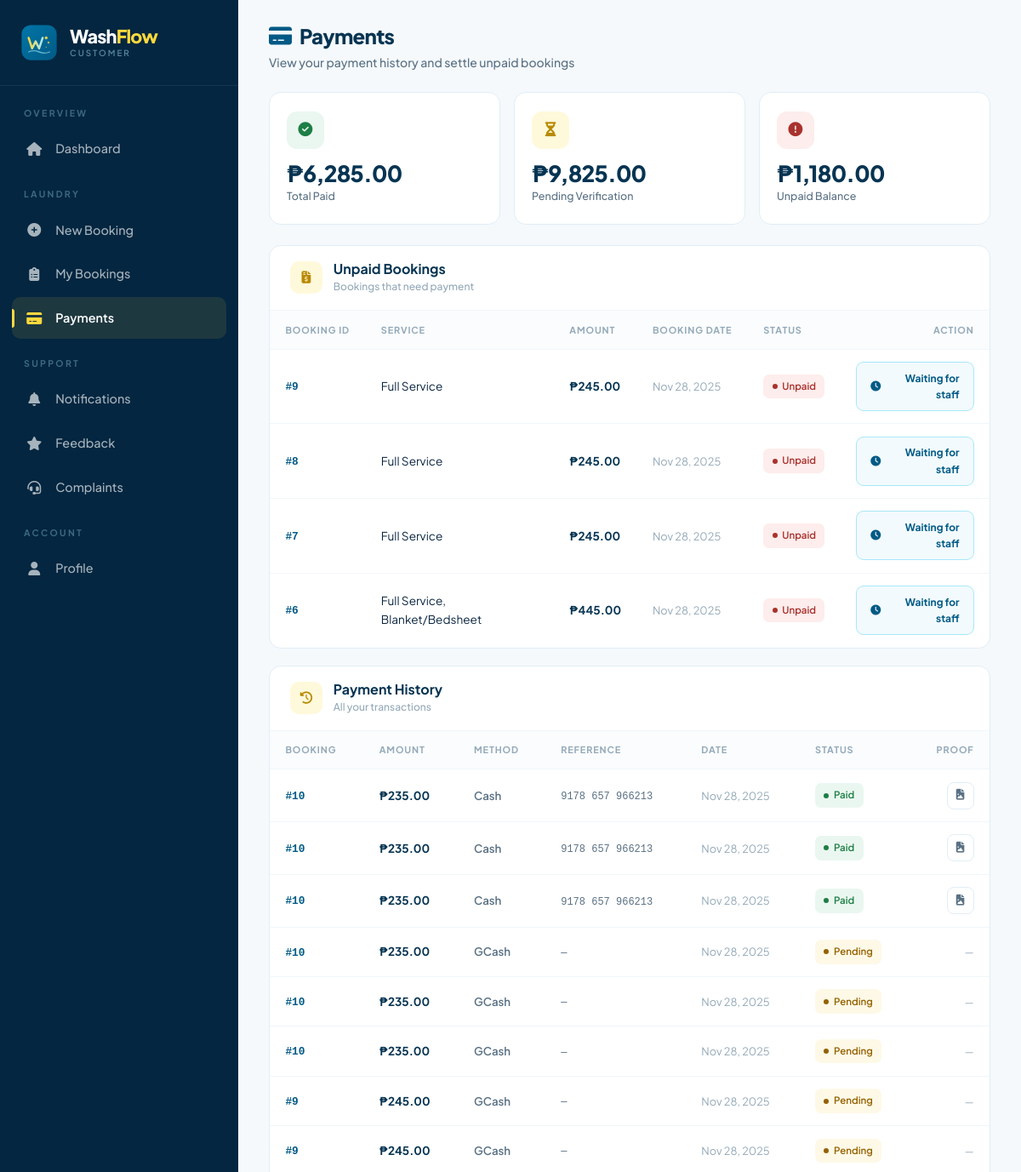
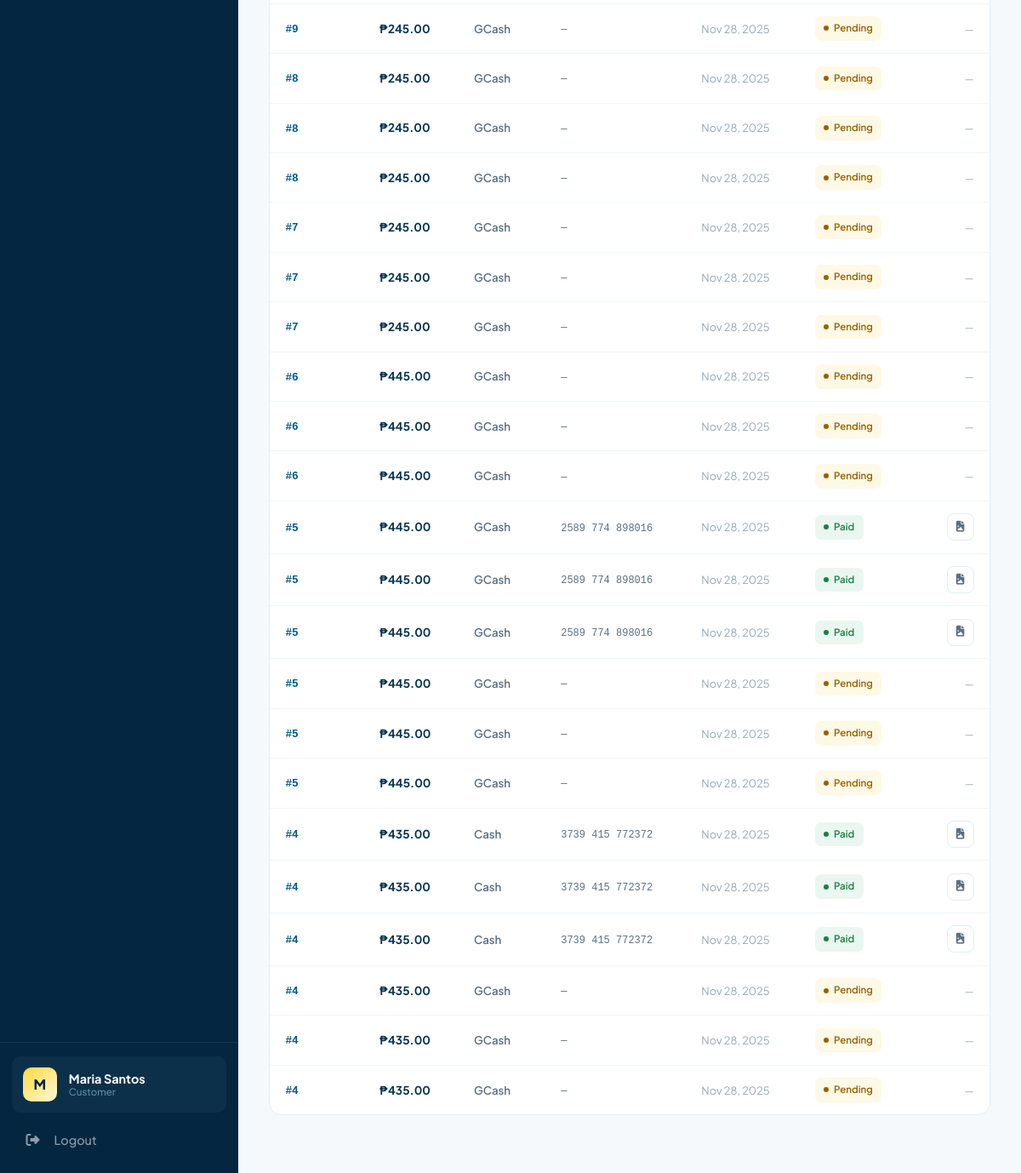
Screenshot of /payments.php (signed in) with the database file from the repository (2 pictures, top to bottom).
### tables this page shows
CREATE TABLE `booking_online` (
  `id` int(11) NOT NULL,
  `customer_id` int(11) NOT NULL,
  `admin_id` int(11) DEFAULT NULL,
  `schedule_id` int(11) DEFAULT NULL,
  `customer_name` varchar(100) NOT NULL,
  `contact_number` varchar(20) NOT NULL,
  `address` text NOT NULL,
  `delivery_option` varchar(50) NOT NULL,
  `dropoff_date` date NOT NULL,
  `dropoff_time` varchar(50) NOT NULL,
  `special_instructions` text DEFAULT NULL,
  `addons` text DEFAULT NULL,
  `service` varchar(255) NOT NULL,
  `timestamp` timestamp NOT NULL DEFAULT current_timestamp(),
  `status` enum('Pending','Processing','Ready','Completed','Cancelled') NOT NULL DEFAULT 'Pending',
  `completed_at` datetime DEFAULT NULL,
  `total_amount` decimal(10,2) DEFAULT 0.00,
  `discount` decimal(10,2) DEFAULT 0.00,
  `payment_status` enum('Unpaid','Partially Paid','Paid') DEFAULT 'Unpaid'
);

CREATE TABLE `payments_online` (
  `payment_id` int(11) NOT NULL,
  `booking_id` int(11) NOT NULL,
  `amount` decimal(10,2) NOT NULL,
  `payment_method` enum('Cash','GCash') NOT NULL,
  `payment_status` enum('Pending','Paid','Failed','Refunded') NOT NULL DEFAULT 'Pending',
  `reference_number` varchar(50) DEFAULT NULL,
  `payment_date` timestamp NOT NULL DEFAULT current_timestamp(),
  `payment_proof` varchar(255) DEFAULT NULL,
  `notes` text DEFAULT NULL
);

### functions.php (called while the page is built, shortened)
<?php
function e($string) {
    return htmlspecialchars($string ?? '', ENT_QUOTES | ENT_HTML5, 'UTF-8');
}
?>

### payments.php (the view, shortened to what this page needs)
<?php
require_once 'db_connect.php';
require_once 'functions.php';
$customer_id = (int)($_SESSION['customer_id'] ?? 0);
$firstName   = $_SESSION['first_name'] ?? '';
$lastName    = $_SESSION['last_name']  ?? '';
$fullName    = trim($firstName . ' ' . $lastName);
$customer_initial = strtoupper(substr($firstName ?: 'U', 0, 1));
$total_paid = 0.0;
$total_pending = 0.0;
$total_unpaid = 0.0;
try {
    $stmt = $conn->prepare("
        SELECT
            COALESCE(SUM(CASE WHEN p.payment_status='Paid' THEN p.amount ELSE 0 END),0) AS paid,
            COALESCE(SUM(CASE WHEN p.payment_status='Pending' THEN p.amount ELSE 0 END),0) AS pending
        FROM payments_online p
        JOIN booking_online b ON p.booking_id = b.id
        WHERE b.customer_id = ?
    ");
    $stmt->bind_param('i', $customer_id);
    $stmt->execute();
    $row = $stmt->get_result()->fetch_assoc();
    $total_paid    = (float)($row['paid'] ?? 0);
    $total_pending = (float)($row['pending'] ?? 0);
    $stmt = $conn->prepare("
        SELECT COALESCE(SUM(
            b.total_amount - COALESCE(
                (SELECT SUM(p.amount) FROM payments_online p
                 WHERE p.booking_id = b.id AND p.payment_status = 'Paid'),
                0
            )
        ), 0) AS unpaid
        FROM booking_online b
        WHERE b.customer_id = ?
          AND b.status != 'Cancelled'
          AND COALESCE(
                (SELECT SUM(p.amount) FROM payments_online p
                 WHERE p.booking_id = b.id AND p.payment_status = 'Paid'),
                0
              ) < b.total_amount
    ");
    $stmt->bind_param('i', $customer_id);
    $stmt->execute();
    $total_unpaid = (float)($stmt->get_result()->fetch_assoc()['unpaid'] ?? 0);
} catch (Exception $e) {
    Logger::error('Payment stats failed', ['error' => $e->getMessage()]);
}
$unpaid_bookings = [];
try {
    $stmt = $conn->prepare("
        SELECT b.id, b.service, b.total_amount, b.dropoff_date, b.timestamp, b.payment_status,
               COALESCE((SELECT SUM(p.amount) FROM payments_online p
                         WHERE p.booking_id = b.id AND p.payment_status = 'Paid'), 0) AS paid_amount,
               COALESCE((SELECT SUM(p.amount) FROM payments_online p
                         WHERE p.booking_id = b.id AND p.payment_status = 'Pending'), 0) AS pending_amount
        FROM booking_online b
        WHERE b.customer_id = ?
          AND b.status != 'Cancelled'
          AND COALESCE((SELECT SUM(p.amount) FROM payments_online p
                        WHERE p.booking_id = b.id AND p.payment_status = 'Paid'), 0) < b.total_amount
        ORDER BY b.timestamp DESC
    ");
    $stmt->bind_param('i', $customer_id);
    $stmt->execute();
    $unpaid_bookings = $stmt->get_result()->fetch_all(MYSQLI_ASSOC);
} catch (Exception $e) {
    Logger::error('Unpaid bookings fetch failed', ['error' => $e->getMessage()]);
}
$payments = [];
try {
    $stmt = $conn->prepare("
        SELECT p.*, b.service
        FROM payments_online p
        JOIN booking_online b ON p.booking_id = b.id
        WHERE b.customer_id = ?
        ORDER BY p.payment_date DESC
        LIMIT 30
    ");
    $stmt->bind_param('i', $customer_id);
    $stmt->execute();
    $payments = $stmt->get_result()->fetch_all(MYSQLI_ASSOC);
} catch (Exception $e) {
    Logger::error('Payments fetch failed', ['error' => $e->getMessage()]);
}
function pay_status_pill($s) {
    $s = strtolower(trim($s));
    return match ($s) {
        'paid'      => ['label' => 'Paid',      'color' => '#1E7E45', 'bg' => '#EAF7F0'],
        'pending'   => ['label' => 'Pending',   'color' => '#946200', 'bg' => '#FEF9E7'],
        'failed'    => ['label' => 'Failed',    'color' => '#A8322D', 'bg' => '#FDEDEC'],
        'refunded'  => ['label' => 'Refunded',  'color' => '#5A7184', 'bg' => '#F4F7F9'],
        'partially paid' => ['label' => 'Verifying', 'color' => '#5B2E91', 'bg' => '#F4ECFB'],
        default     => ['label' => ucfirst($s ?: '—'), 'color' => '#5A7184', 'bg' => '#F4F7F9'],
    };
}
function booking_pay_pill($s) {
    $s = strtolower(trim($s));
    return match ($s) {
        'paid'           => ['label' => 'Paid',           'color' => '#1E7E45', 'bg' => '#EAF7F0'],
        'unpaid'         => ['label' => 'Unpaid',         'color' => '#A8322D', 'bg' => '#FDEDEC'],
        'partially paid' => ['label' => 'Verifying',      'color' => '#5B2E91', 'bg' => '#F4ECFB'],
        default          => ['label' => ucfirst($s ?: '—'), 'color' => '#5A7184', 'bg' => '#F4F7F9'],
    };
}
?>
<!DOCTYPE html>
<html lang="en">
<head>
<link href="https://cdn.jsdelivr.net/npm/bootstrap@5.3.0/dist/css/bootstrap.min.css" rel="stylesheet">
<link href="https://cdnjs.cloudflare.com/ajax/libs/font-awesome/6.4.0/css/all.min.css" rel="stylesheet">
</head>
<body>
<div class="wf-layout">
    <aside class="wf-sidebar" id="wfSidebar">
        <div class="wf-sidebar-brand">
            <div class="wf-sidebar-brand-logo">
            </div>
            <div class="wf-sidebar-brand-text">
                <span class="wf-sidebar-brand-name">Wash<span class="flow">Flow</span></span>
                <span class="wf-sidebar-brand-tag">Customer</span>
            </div>
        </div>
        <nav class="wf-nav">
            <div class="wf-nav-section-label">Overview</div>
            <a href="userdashboard.php" class="wf-nav-item"><i class="fas fa-home"></i><span>Dashboard</span></a>
            <div class="wf-nav-section-label">Laundry</div>
            <a href="book_service.php" class="wf-nav-item"><i class="fas fa-plus-circle"></i><span>New Booking</span></a>
            <a href="my_bookings.php" class="wf-nav-item"><i class="fas fa-clipboard-list"></i><span>My Bookings</span></a>
            <a href="payments.php" class="wf-nav-item active"><i class="fas fa-credit-card"></i><span>Payments</span></a>
            <div class="wf-nav-section-label">Support</div>
            <a href="notifications.php" class="wf-nav-item"><i class="fas fa-bell"></i><span>Notifications</span></a>
            <a href="my_feedback.php" class="wf-nav-item"><i class="fas fa-star"></i><span>Feedback</span></a>
            <a href="my_complaints.php" class="wf-nav-item"><i class="fas fa-headset"></i><span>Complaints</span></a>
            <div class="wf-nav-section-label">Account</div>
            <a href="profile.php" class="wf-nav-item"><i class="fas fa-user"></i><span>Profile</span></a>
        </nav>
        <div class="wf-sidebar-footer">
            <div class="wf-user-card">
                <div class="wf-user-avatar"><?= e($customer_initial) ?></div>
                <div class="wf-user-info">
                    <div class="wf-user-name"><?= e($fullName ?: 'Customer') ?></div>
                    <div class="wf-user-role">Customer</div>
                </div>
            </div>
            <a href="logout.php" class="wf-btn-logout"><i class="fas fa-sign-out-alt"></i><span>Logout</span></a>
        </div>
    </aside>
    <main class="wf-main">
        <div class="wf-page-head">
            <div>
                <h1><i class="fas fa-credit-card" style="color:var(--primary);"></i> Payments</h1>
                <p>View your payment history and settle unpaid bookings</p>
            </div>
        </div>
        <div class="wf-stats-grid">
            <div class="wf-stat-card">
                <div class="wf-stat-top">
                    <div class="wf-stat-icon icon-green"><i class="fas fa-check-circle"></i></div>
                </div>
                <div>
                    <div class="wf-stat-value">₱<?= number_format($total_paid, 2) ?></div>
                    <div class="wf-stat-label">Total Paid</div>
                </div>
            </div>
            <div class="wf-stat-card">
                <div class="wf-stat-top">
                    <div class="wf-stat-icon icon-yellow"><i class="fas fa-hourglass-half"></i></div>
                </div>
                <div>
                    <div class="wf-stat-value">₱<?= number_format($total_pending, 2) ?></div>
                    <div class="wf-stat-label">Pending Verification</div>
                </div>
            </div>
            <div class="wf-stat-card">
                <div class="wf-stat-top">
                    <div class="wf-stat-icon icon-red"><i class="fas fa-exclamation-circle"></i></div>
                </div>
                <div>
                    <div class="wf-stat-value">₱<?= number_format($total_unpaid, 2) ?></div>
                    <div class="wf-stat-label">Unpaid Balance</div>
                </div>
            </div>
        </div>
        <div class="wf-card">
            <div class="wf-card-head">
                <div class="wf-card-title">
                    <div class="wf-card-title-icon"><i class="fas fa-file-invoice-dollar"></i></div>
                    <div>
                        <h3>Unpaid Bookings</h3>
                        <p>Bookings that need payment</p>
                    </div>
                </div>
            </div>
            <?php if (empty($unpaid_bookings)): ?>
                <div class="wf-empty">
                    <i class="fas fa-check-circle" style="color: var(--green);"></i>
                    <p>All your bookings are paid. Great! 🎉</p>
                </div>
            <?php else: ?>
                <div class="wf-table-wrap">
                    <table class="wf-table">
                        <thead>
                            <tr>
                                <th>Booking ID</th>
                                <th>Service</th>
                                <th>Amount</th>
                                <th>Booking Date</th>
                                <th>Status</th>
                                <th style="text-align:right;">Action</th>
                            </tr>
                        </thead>
                        <tbody>
                            <?php foreach ($unpaid_bookings as $b):
                                $bp = booking_pay_pill($b['payment_status']);
                                $is_verifying = ((float)$b['pending_amount'] > 0);
                            ?>
                            <tr>
                                <td><span class="wf-booking-id">#<?= e($b['id']) ?></span></td>
                                <td><span class="wf-service"><?= e($b['service'] ?: '—') ?></span></td>
                                <td><span class="wf-amount">₱<?= number_format((float)$b['total_amount'], 2) ?></span></td>
                                <td><span class="wf-date"><?= date('M j, Y', strtotime($b['timestamp'])) ?></span></td>
                                <td>
                                    <span class="wf-badge" style="color:<?= $bp['color'] ?>;background:<?= $bp['bg'] ?>;">
                                        <span class="wf-badge-dot"></span> <?= e($bp['label']) ?>
                                    </span>
                                </td>
                                <td style="text-align:right;">
                                    <?php if ($is_verifying): ?>
                                        <span class="wf-btn-waiting">
                                            <i class="fas fa-clock"></i> Waiting for staff
                                        </span>
                                    <?php endif; ?>
                                </td>
                            </tr>
                            <?php endforeach; ?>
                        </tbody>
                    </table>
                </div>
            <?php endif; ?>
        </div>
        <div class="wf-card">
            <div class="wf-card-head">
                <div class="wf-card-title">
                    <div class="wf-card-title-icon"><i class="fas fa-history"></i></div>
                    <div>
                        <h3>Payment History</h3>
                        <p>All your transactions</p>
                    </div>
                </div>
            </div>
            <?php if (empty($payments)): ?>
                <div class="wf-empty">
                    <i class="fas fa-inbox"></i>
                    <p>No payment records yet</p>
                </div>
            <?php else: ?>
                <div class="wf-table-wrap">
                    <table class="wf-table">
                        <thead>
                            <tr>
                                <th>Booking</th>
                                <th>Amount</th>
                                <th>Method</th>
                                <th>Reference</th>
                                <th>Date</th>
                                <th>Status</th>
                                <th style="text-align:right;">Proof</th>
                            </tr>
                        </thead>
                        <tbody>
                            <?php foreach ($payments as $p):
                                $badge = pay_status_pill($p['payment_status']);
                            ?>
                            <tr>
                                <td><span class="wf-booking-id">#<?= e($p['booking_id']) ?></span></td>
                                <td><span class="wf-amount">₱<?= number_format((float)$p['amount'], 2) ?></span></td>
                                <td><span class="wf-method"><?= e($p['payment_method']) ?></span></td>
                                <td><span class="wf-ref"><?= e($p['reference_number'] ?: '—') ?></span></td>
                                <td><span class="wf-date"><?= date('M j, Y', strtotime($p['payment_date'])) ?></span></td>
                                <td>
                                    <span class="wf-badge" style="color:<?= $badge['color'] ?>;background:<?= $badge['bg'] ?>;">
                                        <span class="wf-badge-dot"></span> <?= e($badge['label']) ?>
                                    </span>
                                </td>
                                <td style="text-align:right;">
                                    <?php if (!empty($p['payment_proof'])): ?>
                                        <a href="<?= e($p['payment_proof']) ?>" target="_blank" class="wf-icon-btn" title="View proof">
                                            <i class="fas fa-file-image"></i>
                                        </a>
                                    <?php else: ?>
                                        <span style="color: var(--text-muted); font-size: 0.75rem;">—</span>
                                    <?php endif; ?>
                                </td>
                            </tr>
                            <?php endforeach; ?>
                        </tbody>
                    </table>
                </div>
            <?php endif; ?>
        </div>
    </main>
</div>
</body>
</html>

### rows the page displays
booking_online: id "9", service "Full Service", total_amount "245.00", timestamp "Nov 28, 2025", payment_status "Unpaid"
booking_online: id "8", service "Full Service", total_amount "245.00", timestamp "Nov 28, 2025", payment_status "Unpaid"
booking_online: id "7", service "Full Service", total_amount "245.00", timestamp "Nov 28, 2025", payment_status "Unpaid"
booking_online: id "6", service "Full Service, Blanket/Bedsheet", total_amount "445.00", timestamp "Nov 28, 2025", payment_status "Unpaid"
payments_online: booking "10", amount "235.00", payment_method "Cash", reference_number "9178 657 966213", payment_date "Nov 28, 2025", payment_status "Paid"
payments_online: booking "10", amount "235.00", payment_method "Cash", reference_number "9178 657 966213", payment_date "Nov 28, 2025", payment_status "Paid"
payments_online: booking "10", amount "235.00", payment_method "Cash", reference_number "9178 657 966213", payment_date "Nov 28, 2025", payment_status "Paid"
payments_online: booking "10", amount "235.00", payment_method "GCash", reference_number "—", payment_date "Nov 28, 2025", payment_status "Pending"
payments_online: booking "10", amount "235.00", payment_method "GCash", reference_number "—", payment_date "Nov 28, 2025", payment_status "Pending"
payments_online: booking "10", amount "235.00", payment_method "GCash", reference_number "—", payment_date "Nov 28, 2025", payment_status "Pending"
payments_online: booking "9", amount "245.00", payment_method "GCash", reference_number "—", payment_date "Nov 28, 2025", payment_status "Pending"
payments_online: booking "9", amount "245.00", payment_method "GCash", reference_number "—", payment_date "Nov 28, 2025", payment_status "Pending"
payments_online: booking "9", amount "245.00", payment_method "GCash", reference_number "—", payment_date "Nov 28, 2025", payment_status "Pending"
payments_online: booking "8", amount "245.00", payment_method "GCash", reference_number "—", payment_date "Nov 28, 2025", payment_status "Pending"
payments_online: booking "8", amount "245.00", payment_method "GCash", reference_number "—", payment_date "Nov 28, 2025", payment_status "Pending"
payments_online: booking "8", amount "245.00", payment_method "GCash", reference_number "—", payment_date "Nov 28, 2025", payment_status "Pending"
payments_online: booking "7", amount "245.00", payment_method "GCash", reference_number "—", payment_date "Nov 28, 2025", payment_status "Pending"
payments_online: booking "7", amount "245.00", payment_method "GCash", reference_number "—", payment_date "Nov 28, 2025", payment_status "Pending"
payments_online: booking "7", amount "245.00", payment_method "GCash", reference_number "—", payment_date "Nov 28, 2025", payment_status "Pending"
payments_online: booking "6", amount "445.00", payment_method "GCash", reference_number "—", payment_date "Nov 28, 2025", payment_status "Pending"
payments_online: booking "6", amount "445.00", payment_method "GCash", reference_number "—", payment_date "Nov 28, 2025", payment_status "Pending"
payments_online: booking "6", amount "445.00", payment_method "GCash", reference_number "—", payment_date "Nov 28, 2025", payment_status "Pending"
payments_online: booking "5", amount "445.00", payment_method "GCash", reference_number "2589 774 898016", payment_date "Nov 28, 2025", payment_status "Paid"
payments_online: booking "5", amount "445.00", payment_method "GCash", reference_number "2589 774 898016", payment_date "Nov 28, 2025", payment_status "Paid"
payments_online: booking "5", amount "445.00", payment_method "GCash", reference_number "2589 774 898016", payment_date "Nov 28, 2025", payment_status "Paid"
payments_online: booking "5", amount "445.00", payment_method "GCash", reference_number "—", payment_date "Nov 28, 2025", payment_status "Pending"
payments_online: booking "5", amount "445.00", payment_method "GCash", reference_number "—", payment_date "Nov 28, 2025", payment_status "Pending"
payments_online: booking "5", amount "445.00", payment_method "GCash", reference_number "—", payment_date "Nov 28, 2025", payment_status "Pending"
payments_online: booking "4", amount "435.00", payment_method "Cash", reference_number "3739 415 772372", payment_date "Nov 28, 2025", payment_status "Paid"
payments_online: booking "4", amount "435.00", payment_method "Cash", reference_number "3739 415 772372", payment_date "Nov 28, 2025", payment_status "Paid"
payments_online: booking "4", amount "435.00", payment_method "Cash", reference_number "3739 415 772372", payment_date "Nov 28, 2025", payment_status "Paid"
payments_online: booking "4", amount "435.00", payment_method "GCash", reference_number "—", payment_date "Nov 28, 2025", payment_status "Pending"
payments_online: booking "4", amount "435.00", payment_method "GCash", reference_number "—", payment_date "Nov 28, 2025", payment_status "Pending"
payments_online: booking "4", amount "435.00", payment_method "GCash", reference_number "—", payment_date "Nov 28, 2025", payment_status "Pending"

### other values shown
$customer_initial "M"
$fullName ?: 'Customer' "Maria Santos"
$total_paid "6,285.00"
$total_pending "9,825.00"
$total_unpaid "1,180.00"
